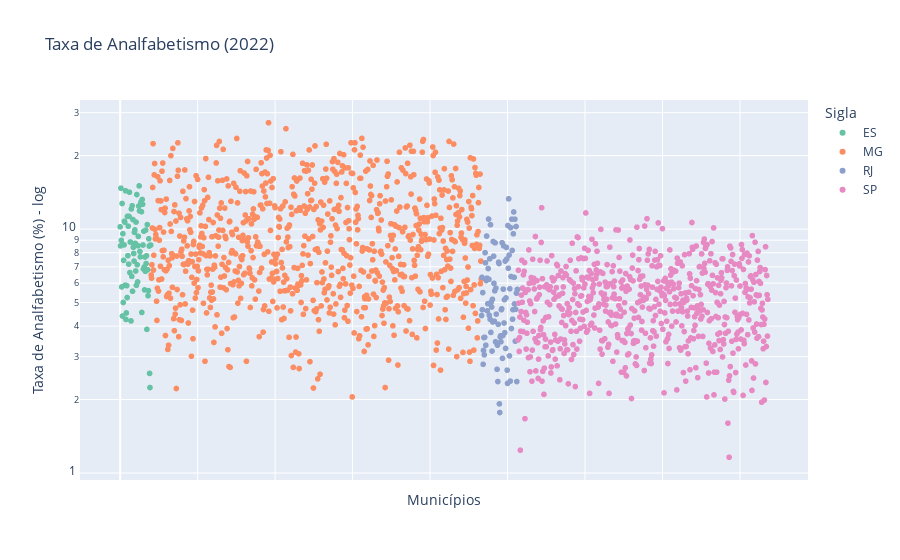

Write notebook code for a chart like this one.
### Markdown cell above
### Taxa de analfabetismo - pessoas com 15 anos ou mais (Atlas DH - Censo)

Fonte: Atlas do Desenvolvimento Humano (Censo Demográfico)

Frequência: Ano 2022

Unidade: (%)

### Code cell
analfabetismo = pd.read_csv('dados/taxa_de_analfabetismo.csv', sep=';', decimal=',')

# Renomeia coluna de analfabetismo
analfabetismo = analfabetismo.rename(columns={'2022': 'analfabetismo'})

# Remove colunas desnecessárias
analfabetismo = analfabetismo.drop(columns=['Código'])

# Remove colunas vazias e converte tipo
analfabetismo = analfabetismo.dropna(axis=1, how='all')
analfabetismo['analfabetismo'] = pd.to_numeric(analfabetismo['analfabetismo'], errors='coerce')

# Preenche nulos com a média por estado (Sigla) e converte para inteiro
analfabetismo['analfabetismo'] = (
    analfabetismo.groupby('Sigla')['analfabetismo']
      .transform(lambda x: x.fillna(x.mean()))
      .round(3)
)

fig = px.scatter(
    analfabetismo,
    x=np.arange(len(analfabetismo)),
    y='analfabetismo',
    hover_name='Município',
    hover_data={'Sigla': True, 'analfabetismo': True},
    color='Sigla',
    color_discrete_sequence=color_sequence,
    title='Taxa de Analfabetismo (2022)'
)
fig.update_layout(
    xaxis_title='Municípios',
    yaxis_title='Taxa de Analfabetismo (%) - log',
    yaxis_type='log',
    xaxis=dict(showticklabels=False)
)
fig.show()

### Figure 1 — Plotly figure (JSON) as saved in the notebook; plotly's stock layout.template omitted (floating-point values rounded to 4 significant figures; data arrays with more than 128 entries replaced by an {"elided": "..."} marker saying what was removed)
{"data": [{"customdata": [["ES"], ["ES"], ["ES"], ["ES"], ["ES"], ["ES"], ["ES"], ["ES"], ["ES"], ["ES"], ["ES"], ["ES"], ["ES"], ["ES"], ["ES"], ["ES"], ["ES"], ["ES"], ["ES"], ["ES"], ["ES"], ["ES"], ["ES"], ["ES"], ["ES"], ["ES"], ["ES"], ["ES"], ["ES"], ["ES"], ["ES"], ["ES"], ["ES"], ["ES"], ["ES"], ["ES"], ["ES"], ["ES"], ["ES"], ["ES"], ["ES"], ["ES"], ["ES"], ["ES"], ["ES"], ["ES"], ["ES"], ["ES"], ["ES"], ["ES"], ["ES"], ["ES"], ["ES"], ["ES"], ["ES"], ["ES"], ["ES"], ["ES"], ["ES"], ["ES"], ["ES"], ["ES"], ["ES"], ["ES"], ["ES"], ["ES"], ["ES"], ["ES"], ["ES"], ["ES"], ["ES"], ["ES"], ["ES"], ["ES"], ["ES"], ["ES"], ["ES"], ["ES"], ["ES"], ["ES"]], "hovertemplate": "<b>%{hovertext}</b><br><br>Sigla=%{customdata[0]}<br>x=%{x}<br>analfabetismo=%{y}<extra></extra>", "hovertext": ["Afonso Cláudio", "Águia Branca", "Água Doce do Norte", "Alegre", "Alfredo Chaves", "Alto Rio Novo", "Anchieta", "Apiacá", "Aracruz", "Atilio Vivacqua", "Baixo Guandu", "Barra de São Francisco", "Boa Esperança", "Bom Jesus do Norte", "Brejetuba", "Cachoeiro de Itapemirim", "Cariacica", "Castelo", "Colatina", "Conceição da Barra", "Conceição do Castelo", "Divino de São Lourenço", "Domingos Martins", "Dores do Rio Preto", "Ecoporanga", "Fundão", "Governador Lindenberg", "Guaçuí", "Guarapari", "Ibatiba", "Ibiraçu", "Ibitirama", "Iconha", "Irupi", "Itaguaçu", "Itapemirim", "Itarana", "Iúna", "Jaguaré", "Jerônimo Monteiro", "João Neiva", "Laranja da Terra", "Linhares", "Mantenópolis", "Marataízes", "Marechal Floriano", "Marilândia", "Mimoso do Sul", "Montanha", "Mucurici", "Muniz Freire", "Muqui", "Nova Venécia", "Pancas", "Pedro Canário", "Pinheiros", "Piúma", "Ponto Belo", "Presidente Kennedy", "Rio Bananal", "Rio Novo do Sul", "Santa Leopoldina", "Santa Maria de Jetibá", "Santa Teresa", "São Domingos do Norte", "São Gabriel da Palha", "São José do Calçado", "São Mateus", "São Roque do Canaã", "Serra", "Sooretama", "Vargem Alta", "Venda Nova do Imigrante", "Viana", "Vila Pavão", "Vila Valério", "Vila Velha", "Vitória", "Riacho", "Ponte do Itabapoana"], "legendgroup": "ES", "marker": {"color": "rgb(102,194,165)", "symbol": "circle"}, "mode": "markers", "name": "ES", "showlegend": true, "type": "scattergl", "x": [0, 1, 2, 3, 4, 5, 6, 7, 8, 9, 10, 11, 12, 13, 14, 15, 16, 17, 18, 19, 20, 21, 22, 23, 24, 25, 26, 27, 28, 29, 30, 31, 32, 33, 34, 35, 36, 37, 38, 39, 40, 41, 42, 43, 44, 45, 46, 47, 48, 49, 50, 51, 52, 53, 54, 55, 56, 57, 58, 59, 60, 61, 62, 63, 64, 65, 66, 67, 68, 69, 70, 71, 72, 73, 74, 75, 76, 77, 78, 79], "xaxis": "x", "y": [10.21, 8.53, 14.71, 8.99, 5.79, 12.73, 4.4, 9.57, 5.0, 7.44, 8.61, 10.77, 10.68, 5.89, 14.35, 4.26, 4.53, 5.86, 5.24, 11.28, 7.78, 10.27, 7.18, 11.27, 14.16, 6.63, 8.85, 8.84, 4.2, 12.09, 6.4, 12.46, 5.56, 10.94, 8.42, 7.94, 7.39, 9.69, 9.92, 8.74, 6.73, 10.68, 5.88, 13.85, 7.14, 6.07, 8.54, 9.33, 12.42, 15.03, 11.87, 8.09, 7.69, 12.74, 12.95, 11.78, 4.55, 13.22, 12.63, 8.6, 6.86, 9.8, 6.99, 5.63, 7.68, 6.71, 9.9, 7.22, 7.77, 3.88, 10.43, 6.81, 5.33, 5.59, 9.12, 8.52, 2.56, 2.24, 8.595, 8.595], "yaxis": "y"}, {"customdata": {"elided": "853x1 str values"}, "hovertemplate": "<b>%{hovertext}</b><br><br>Sigla=%{customdata[0]}<br>x=%{x}<br>analfabetismo=%{y}<extra></extra>", "hovertext": {"elided": "853 str values"}, "legendgroup": "MG", "marker": {"color": "rgb(252,141,98)", "symbol": "circle"}, "mode": "markers", "name": "MG", "showlegend": true, "type": "scattergl", "x": {"elided": "853 int values"}, "xaxis": "x", "y": {"elided": "853 float values"}, "yaxis": "y"}, {"customdata": [["RJ"], ["RJ"], ["RJ"], ["RJ"], ["RJ"], ["RJ"], ["RJ"], ["RJ"], ["RJ"], ["RJ"], ["RJ"], ["RJ"], ["RJ"], ["RJ"], ["RJ"], ["RJ"], ["RJ"], ["RJ"], ["RJ"], ["RJ"], ["RJ"], ["RJ"], ["RJ"], ["RJ"], ["RJ"], ["RJ"], ["RJ"], ["RJ"], ["RJ"], ["RJ"], ["RJ"], ["RJ"], ["RJ"], ["RJ"], ["RJ"], ["RJ"], ["RJ"], ["RJ"], ["RJ"], ["RJ"], ["RJ"], ["RJ"], ["RJ"], ["RJ"], ["RJ"], ["RJ"], ["RJ"], ["RJ"], ["RJ"], ["RJ"], ["RJ"], ["RJ"], ["RJ"], ["RJ"], ["RJ"], ["RJ"], ["RJ"], ["RJ"], ["RJ"], ["RJ"], ["RJ"], ["RJ"], ["RJ"], ["RJ"], ["RJ"], ["RJ"], ["RJ"], ["RJ"], ["RJ"], ["RJ"], ["RJ"], ["RJ"], ["RJ"], ["RJ"], ["RJ"], ["RJ"], ["RJ"], ["RJ"], ["RJ"], ["RJ"], ["RJ"], ["RJ"], ["RJ"], ["RJ"], ["RJ"], ["RJ"], ["RJ"], ["RJ"], ["RJ"], ["RJ"], ["RJ"], ["RJ"], ["RJ"], ["RJ"]], "hovertemplate": "<b>%{hovertext}</b><br><br>Sigla=%{customdata[0]}<br>x=%{x}<br>analfabetismo=%{y}<extra></extra>", "hovertext": ["Angra dos Reis", "Aperibé", "Araruama", "Areal", "Armação dos Búzios", "Arraial do Cabo", "Barra do Piraí", "Barra Mansa", "Belford Roxo", "Bom Jardim", "Bom Jesus do Itabapoana", "Cabo Frio", "Cachoeiras de Macacu", "Cambuci", "Carapebus", "Comendador Levy Gasparian", "Campos dos Goytacazes", "Cantagalo", "Cardoso Moreira", "Carmo", "Casimiro de Abreu", "Conceição de Macabu", "Cordeiro", "Duas Barras", "Duque de Caxias", "Engenheiro Paulo de Frontin", "Guapimirim", "Iguaba Grande", "Itaboraí", "Itaguaí", "Italva", "Itaocara", "Itaperuna", "Itatiaia", "Japeri", "Laje do Muriaé", "Macaé", "Macuco", "Magé", "Mangaratiba", "Maricá", "Mendes", "Mesquita", "Miguel Pereira", "Miracema", "Natividade", "Nilópolis", "Niterói", "Nova Friburgo", "Nova Iguaçu", "Paracambi", "Paraíba do Sul", "Parati", "Paty do Alferes", "Petrópolis", "Pinheiral", "Piraí", "Porciúncula", "Porto Real", "Quatis", "Queimados", "Quissamã", "Resende", "Rio Bonito", "Rio Claro", "Rio das Flores", "Rio das Ostras", "Rio de Janeiro", "Santa Maria Madalena", "Santo Antônio de Pádua", "São Francisco de Itabapoana", "São Fidélis", "São Gonçalo", "São João da Barra", "São João de Meriti", "São José de Ubá", "São José do Vale do Rio Preto", "São Pedro da Aldeia", "São Sebastião do Alto", "Sapucaia", "Saquarema", "Seropédica", "Silva Jardim", "Sumidouro", "Tanguá", "Teresópolis", "Trajano de Morais", "Três Rios", "Valença", "Varre-Sai", "Vassouras", "Volta Redonda", "Sâo João Marcos", "São Sebastião do Parahyba"], "legendgroup": "RJ", "marker": {"color": "rgb(141,160,203)", "symbol": "circle"}, "mode": "markers", "name": "RJ", "showlegend": true, "type": "scattergl", "x": [933, 934, 935, 936, 937, 938, 939, 940, 941, 942, 943, 944, 945, 946, 947, 948, 949, 950, 951, 952, 953, 954, 955, 956, 957, 958, 959, 960, 961, 962, 963, 964, 965, 966, 967, 968, 969, 970, 971, 972, 973, 974, 975, 976, 977, 978, 979, 980, 981, 982, 983, 984, 985, 986, 987, 988, 989, 990, 991, 992, 993, 994, 995, 996, 997, 998, 999, 1000, 1001, 1002, 1003, 1004, 1005, 1006, 1007, 1008, 1009, 1010, 1011, 1012, 1013, 1014, 1015, 1016, 1017, 1018, 1019, 1020, 1021, 1022, 1023, 1024, 1025, 1026], "xaxis": "x", "y": [4.42, 6.34, 4.67, 5.49, 2.79, 3.18, 3.59, 3.05, 3.6, 8.0, 7.27, 3.34, 6.15, 9.36, 6.29, 4.62, 4.94, 6.89, 10.99, 6.22, 4.43, 7.55, 4.27, 10.42, 3.77, 5.02, 4.79, 3.16, 5.15, 4.16, 8.89, 7.74, 5.99, 4.19, 5.58, 8.78, 3.45, 5.72, 4.48, 3.41, 2.66, 3.34, 2.37, 4.07, 7.31, 7.22, 1.92, 1.77, 3.61, 3.65, 3.45, 4.67, 4.71, 8.79, 2.95, 3.66, 5.67, 8.53, 4.12, 5.13, 3.76, 7.39, 3.24, 5.22, 8.41, 7.53, 2.64, 2.33, 10.34, 6.91, 13.3, 7.82, 3.02, 5.69, 2.38, 10.14, 6.39, 3.91, 10.98, 8.17, 4.27, 4.67, 9.56, 11.75, 6.34, 4.93, 10.98, 3.47, 4.69, 10.24, 5.46, 2.37, 5.653, 5.653], "yaxis": "y"}, {"customdata": {"elided": "646x1 str values"}, "hovertemplate": "<b>%{hovertext}</b><br><br>Sigla=%{customdata[0]}<br>x=%{x}<br>analfabetismo=%{y}<extra></extra>", "hovertext": {"elided": "646 str values"}, "legendgroup": "SP", "marker": {"color": "rgb(231,138,195)", "symbol": "circle"}, "mode": "markers", "name": "SP", "showlegend": true, "type": "scattergl", "x": {"elided": "646 int values"}, "xaxis": "x", "y": {"elided": "646 float values"}, "yaxis": "y"}], "layout": {"legend": {"title": {"text": "Sigla"}, "tracegroupgap": 0}, "title": {"text": "Taxa de Analfabetismo (2022)"}, "xaxis": {"anchor": "y", "domain": [0, 1], "showticklabels": false, "title": {"text": "Municípios"}}, "yaxis": {"anchor": "x", "domain": [0, 1], "title": {"text": "Taxa de Analfabetismo (%) - log"}, "type": "log"}}}
